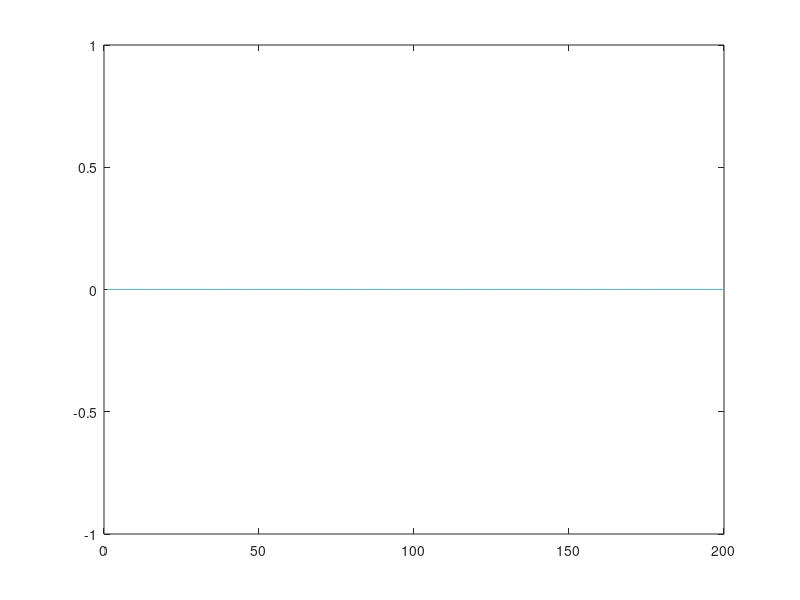

Reproduce this figure in MATLAB.
clearvars;
TestDirectory = '../results/highway/testB/';
GTDirectory = '../datasets/highway/reducedGT/';

FilesA = dir(strcat(TestDirectory, '*png'));
FilesGT = dir(strcat(GTDirectory, '*png'));

for k = 0:5:25
    precision = zeros(1,200); recall = zeros(1,200); FMeasure = zeros(1,200);
    for i = 1:length(FilesA)-k
        j=i+k;
        testImage = double(imread(strcat(TestDirectory, FilesA(i).name)));
        gtImage = double(imread(strcat(GTDirectory, FilesGT(j).name))) > 171; 
        
        [TP,FP,TN,FN] = computePerformance(gtImage, testImage);
        [precision(i),recall(i),accuracy,FMeasure(i)] = computeMetrics(TP,FP,TN,FN);

    end
    plot(FMeasure)
    drawnow()
    hold on;
    
end

